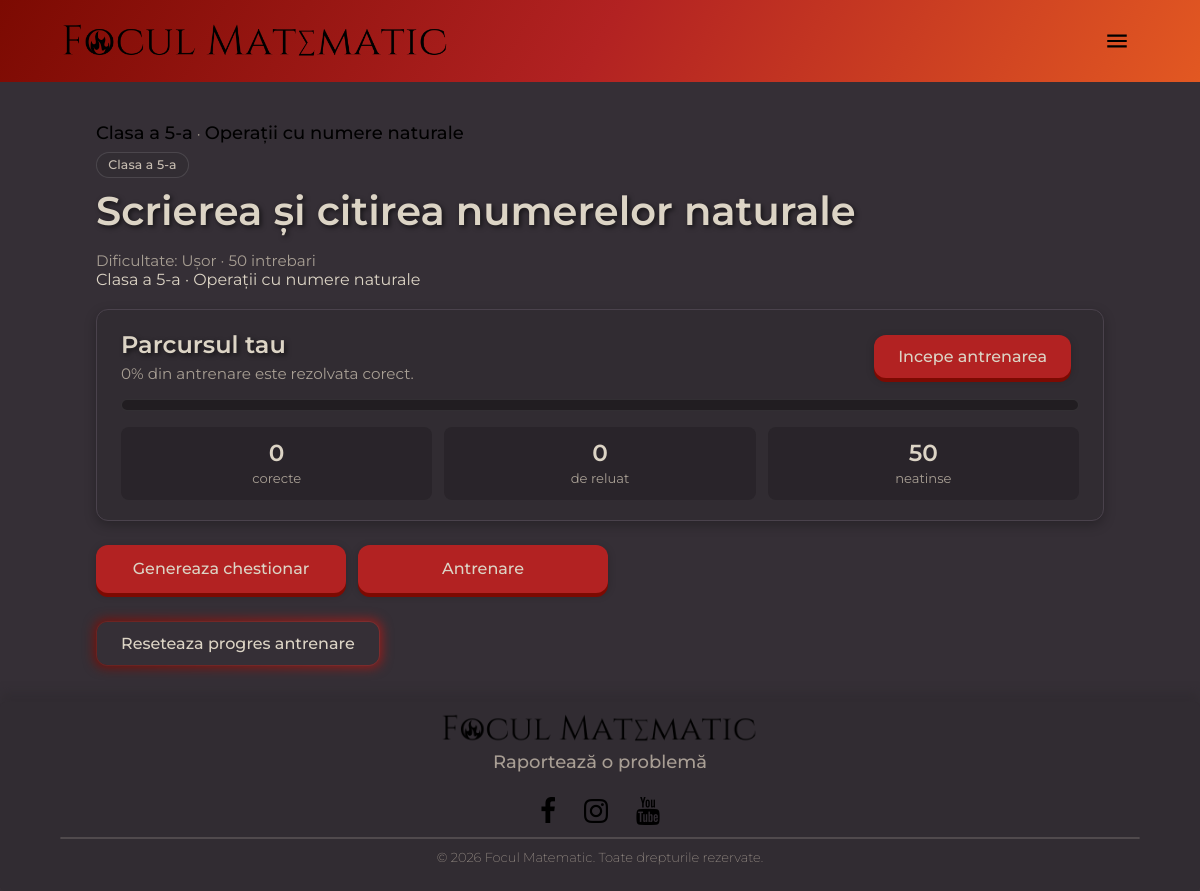
The page /quizzes/subiect/28/ (signed in) on the database its author committed.
### quizzes/models.py (models this page shows, shortened)
class Quiz(models.Model):
    chapter = models.ForeignKey(
        Chapter,
        on_delete=models.CASCADE,
        related_name="topics",
        null=True,
        blank=True,
    )
    title = models.CharField(max_length=100)
    description = models.TextField(blank=True)
    difficulty = models.CharField(
        max_length=20,
        choices=[
            ("easy", "Ușor"),
            ("medium", "Mediu"),
            ("hard", "Greu"),
        ],
    )
    source_file = models.CharField(max_length=255, blank=True)
    class_levels = models.JSONField(default=list, blank=True)
    exam_slugs = models.JSONField(default=list, blank=True)
    order = models.PositiveIntegerField(default=0)
    class Meta:
        ordering = ["chapter__order", "order", "title"]

class Chapter(models.Model):
    class_level = models.IntegerField()
    slug = models.SlugField(max_length=120)
    title = models.CharField(max_length=200)
    order = models.PositiveIntegerField(default=0)
    exam_slug = models.SlugField(max_length=120, blank=True, default="")
    class Meta:
        ordering = ["class_level", "order", "title"]
        unique_together = [("class_level", "slug")]

### quizzes/views.py (the view)
# urls.py: path("subiect/<int:pk>/", views.topic_detail, name="topic_detail"),
@login_required
def topic_detail(request, pk):
    topic = get_object_or_404(Quiz.objects.select_related("chapter"), pk=pk)
    in_progress = get_in_progress_session(request.user, topic)
    question_count = topic.questions.count()
    learning_state = get_topic_learning_state(request.user, topic)
    return render(
        request,
        "quizzes/topic_detail.html",
        {
            "topic": topic,
            "in_progress": in_progress,
            "question_count": question_count,
            "learning_state": learning_state,
        },
    )

### accounts/context_processors.py (called while the page is built)
def theme(request):
    return {}

### analytics/services.py (called while the page is built)
def log_page_view(*, path: str, session_key: str, user=None) -> PageView:
    return PageView.objects.create(
        path=path[:500],
        session_key=session_key[:40],
        user=user if user and user.is_authenticated else None,
    )

### feedback/context_processors.py (called while the page is built)
def feedback_report_url(from_path: str = "") -> str:
    try:
        url = reverse("report_error")
    except NoReverseMatch:
        url = FEEDBACK_REPORT_PATH
    if from_path:
        return f"{url}?from={from_path}"
    return url

def feedback_urls(request):
    return {
        "feedback_report_url": feedback_report_url(),
    }

### quizzes/learning.py (called while the page is built)
def _percent(done: int, total: int) -> int:
    if total <= 0:
        return 0
    return round(done / total * 100)

def _topic_training_counts(user, topic_ids: list[int]) -> dict[int, dict]:
    if not topic_ids:
        return {}
    rows = (
        UserQuestionProgress.objects.filter(
            user=user,
            question__quiz_id__in=topic_ids,
        )
        .values("question__quiz_id")
        .annotate(
            correct=Count(
                "id",
                filter=Q(training_status=UserQuestionProgress.TRAINING_CORRECT),
            ),
            wrong=Count(
                "id",
                filter=Q(training_status=UserQuestionProgress.TRAINING_WRONG),
            ),
            touched=Count("id"),
        )
    )
    return {
        row["question__quiz_id"]: {
            "correct": row["correct"],
            "wrong": row["wrong"],
            "touched": row["touched"],
        }
        for row in rows
    }

def _topic_question_counts(topic_ids: list[int]) -> dict[int, int]:
    if not topic_ids:
        return {}
    return dict(
        Question.objects.filter(quiz_id__in=topic_ids)
        .values("quiz_id")
        .annotate(total=Count("id"))
        .values_list("quiz_id", "total")
    )

### quizzes/mode_services.py (called while the page is built)
def get_in_progress_session(user, topic: Quiz):
    return (
        GeneratedQuizSession.objects.filter(
            user=user,
            topic=topic,
            status=GeneratedQuizSession.STATUS_IN_PROGRESS,
        )
        .prefetch_related(
            Prefetch(
                "items",
                queryset=GeneratedQuizSessionQuestion.objects.select_related(
                    "question", "selected_option"
                ).prefetch_related("question__options").order_by("order"),
            )
        )
        .first()
    )

### templates/quizzes/topic_detail.html (shortened to what this page needs)
{% extends "base.html" %}
{% load lesson_tags %}
{% block content %}
<div class="page-content">
    {% if topic.chapter %}
        <p class="muted" style="margin:0 0 0.5rem;">
            <a href="{% url 'class_chapters' topic.chapter.class_level %}">Clasa a {{ topic.chapter.class_level }}-a</a>
            &middot;
            <a href="{% url 'chapter_topics' topic.chapter.class_level topic.chapter.slug %}">{{ topic.chapter.title }}</a>
        </p>
    {% endif %}
    {% render_lesson_tags topic %}
    <h1>{{ topic.title }}</h1>
    <p class="muted">Dificultate: {{ topic.get_difficulty_display }} &middot; {{ question_count }} intrebari</p>
    {% if topic.description %}
        <p>{{ topic.description }}</p>
    {% endif %}
    <section class="card learning-summary">
        <div class="learning-summary__header">
            <div>
                <h2 style="margin:0 0 0.35rem;">Parcursul tau</h2>
                <p class="muted" style="margin:0;">{{ learning_state.training_percent }}% din antrenare este rezolvata corect.</p>
            </div>
            <a class="btn btn-press" href="{{ learning_state.next_action.url }}">{{ learning_state.next_action.label }}</a>
        </div>
        <div class="learning-progress learning-progress--large" aria-label="Progres antrenare {{ learning_state.training_percent }}%">
        </div>
        <div class="learning-stats-grid">
            <div class="learning-stat">
                <span class="learning-stat__value">{{ learning_state.training_correct }}</span>
                <span class="learning-stat__label">corecte</span>
            </div>
            <div class="learning-stat">
                <span class="learning-stat__value">{{ learning_state.training_wrong }}</span>
                <span class="learning-stat__label">de reluat</span>
            </div>
            <div class="learning-stat">
                <span class="learning-stat__value">{{ learning_state.training_unanswered }}</span>
                <span class="learning-stat__label">neatinse</span>
            </div>
        </div>
    </section>
    <div class="auth-actions-row topic-actions">
        <a class="btn" href="{% url 'generated_quiz' topic.pk %}">
            {% if in_progress %}Continua chestionarul{% else %}Genereaza chestionar{% endif %}
        </a>
        <a class="btn" href="{% url 'training' topic.pk %}">Antrenare</a>
    </div>
    <form method="post" action="{% url 'training_reset' topic.pk %}" style="margin-top:1.5rem;">
        <button type="submit" class="btn btn--secondary" onclick="return confirm('Resetezi progresul de antrenare pentru acest subiect?');">
            Reseteaza progres antrenare
        </button>
    </form>
</div>
{% endblock %}

### static/core/css/FMStyle.css (style rules this page uses)
* { margin: 0; padding: 0; font-family: 'Montserrat', fantasy; box-sizing: border-box; }
body { min-height: 100%; min-width: 100%; overflow: scroll; }

### rows shown on the page
Quiz: chapter.class_level "5", chapter "Operații cu numere naturale", title "Scrierea și citirea numerelor naturale", difficulty "Ușor", description "Clasa a 5-a · Operații cu numere naturale"

### other values the page prints
{{ tag.label }} "Clasa a 5-a"
{{ question_count }} "50"
{{ learning_state.training_percent }} "0"
{{ learning_state.next_action.label }} "Incepe antrenarea"
{{ learning_state.training_correct }} "0"
{{ learning_state.training_wrong }} "0"
{{ learning_state.training_unanswered }} "50"
